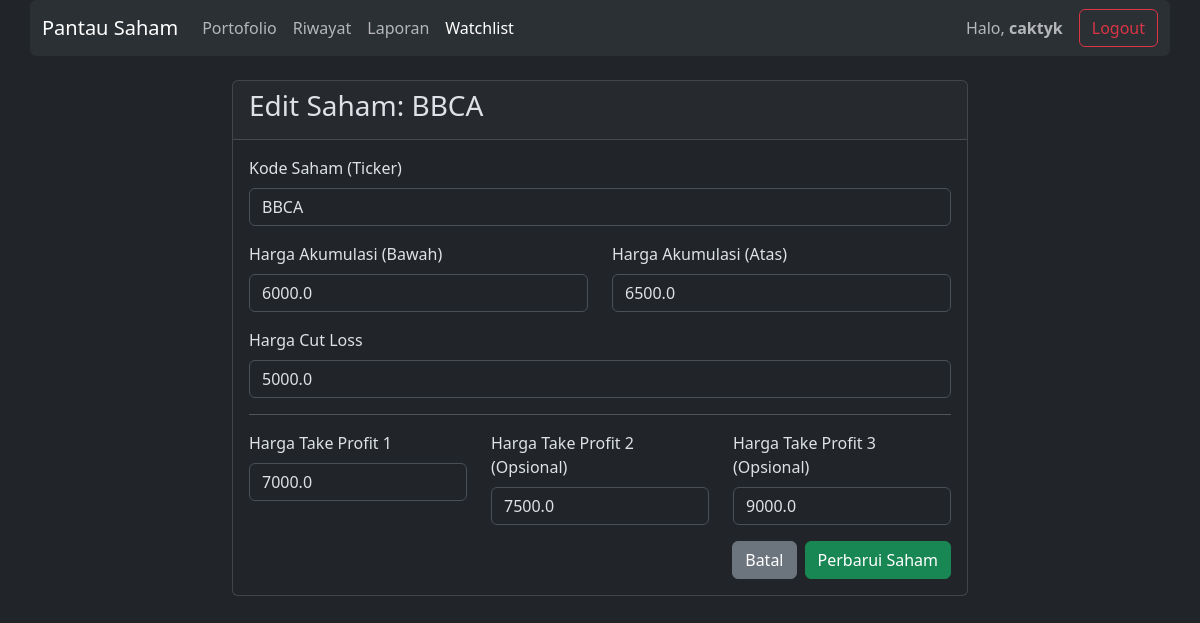
The page /edit-saham/1 (signed in) on the database its author committed.
### models.py (models this page shows)
class User(UserMixin, db.Model):
    id = db.Column(db.Integer, primary_key=True)
    username = db.Column(db.String(80), unique=True, nullable=False)
    password = db.Column(db.String(200), nullable=False)

class Stock(db.Model):
    id = db.Column(db.Integer, primary_key=True)
    user_id = db.Column(db.Integer, db.ForeignKey('user.id'), nullable=False)
    ticker = db.Column(db.String(10), nullable=False)
    harga_akumulasi_bawah = db.Column(db.Float, nullable=False)
    harga_akumulasi_atas = db.Column(db.Float, nullable=False)
    harga_cut_loss = db.Column(db.Float, nullable=False)
    harga_take_profit_1 = db.Column(db.Float, nullable=False)
    harga_take_profit_2 = db.Column(db.Float, nullable=True)
    harga_take_profit_3 = db.Column(db.Float, nullable=True)
    tanggal_cut_loss = db.Column(db.Date, nullable=True)
    tanggal_tp_1 = db.Column(db.Date, nullable=True)
    tanggal_tp_2 = db.Column(db.Date, nullable=True)
    tanggal_tp_3 = db.Column(db.Date, nullable=True)

### app.py (the view, shortened to what this page needs)
@app.route('/edit-saham/<int:stock_id>', methods=['GET', 'POST'])
@login_required
def edit_saham(stock_id):
    stock = Stock.query.get_or_404(stock_id)
    if stock.user_id != current_user.id: return redirect(url_for('watchlist'))
    return render_template('edit_saham.html', stock=stock)

### app.py (called while the page is built)
@login_manager.user_loader
def load_user(user_id):
    return User.query.get(int(user_id))

### templates/edit_saham.html (shortened to what this page needs)
{% extends "base.html" %}
{% block content %}
<div class="row justify-content-center">
    <div class="col-md-8">
        <div class="card">
            <div class="card-header">
                <h3>Edit Saham: {{ stock.ticker }}</h3>
            </div>
            <div class="card-body">
                <form method="POST">
                    <div class="mb-3">
                        <label for="ticker" class="form-label">Kode Saham (Ticker)</label>
                        <input type="text" class="form-control" id="ticker" name="ticker" value="{{ stock.ticker }}" required style="text-transform:uppercase">
                    </div>
                    <div class="row mb-3">
                        <div class="col">
                            <label for="harga_akumulasi_bawah" class="form-label">Harga Akumulasi (Bawah)</label>
                            <input type="number" step="any" class="form-control" id="harga_akumulasi_bawah" name="harga_akumulasi_bawah" value="{{ stock.harga_akumulasi_bawah }}" required>
                        </div>
                        <div class="col">
                            <label for="harga_akumulasi_atas" class="form-label">Harga Akumulasi (Atas)</label>
                            <input type="number" step="any" class="form-control" id="harga_akumulasi_atas" name="harga_akumulasi_atas" value="{{ stock.harga_akumulasi_atas }}" required>
                        </div>
                    </div>
                    <div class="mb-3">
                        <label for="harga_cut_loss" class="form-label">Harga Cut Loss</label>
                        <input type="number" step="any" class="form-control" id="harga_cut_loss" name="harga_cut_loss" value="{{ stock.harga_cut_loss }}" required>
                    </div>
                    <hr>
                    <div class="row mb-3">
                        <div class="col">
                            <label for="harga_take_profit_1" class="form-label">Harga Take Profit 1</label>
                            <input type="number" step="any" class="form-control" id="harga_take_profit_1" name="harga_take_profit_1" value="{{ stock.harga_take_profit_1 }}" required>
                        </div>
                        <div class="col">
                            <label for="harga_take_profit_2" class="form-label">Harga Take Profit 2 (Opsional)</label>
                            <input type="number" step="any" class="form-control" id="harga_take_profit_2" name="harga_take_profit_2" value="{{ stock.harga_take_profit_2 or '' }}">
                        </div>
                         <div class="col">
                            <label for="harga_take_profit_3" class="form-label">Harga Take Profit 3 (Opsional)</label>
                            <input type="number" step="any" class="form-control" id="harga_take_profit_3" name="harga_take_profit_3" value="{{ stock.harga_take_profit_3 or '' }}">
                        </div>
                    </div>
                    <div class="d-flex justify-content-end gap-2">
                        <a href="{{ url_for('dashboard') }}" class="btn btn-secondary">Batal</a>
                        <button type="submit" class="btn btn-success">Perbarui Saham</button>
                    </div>
                </form>
            </div>
        </div>
    </div>
</div>
{% endblock %}

### templates/base.html (shortened to what this page needs)
<!doctype html>
<html lang="en" data-bs-theme="dark">
<head>
    <link href="https://cdn.jsdelivr.net/npm/bootstrap@5.3.3/dist/css/bootstrap.min.css" rel="stylesheet">
</head>
<body>
    {% if current_user.is_authenticated %}
    <nav class="navbar navbar-expand-lg bg-body-tertiary rounded mb-4 container">
      <div class="container-fluid">
        <a class="navbar-brand" href="{{ url_for('portfolio') }}">Pantau Saham</a>
        <div class="collapse navbar-collapse" id="navbarNav">
          <ul class="navbar-nav me-auto mb-2 mb-lg-0">
            <li class="nav-item">
                <a class="nav-link {% if request.endpoint == 'portfolio' %}active{% endif %}" href="{{ url_for('portfolio') }}">Portofolio</a>
            </li>
            <li class="nav-item">
                <a class="nav-link {% if 'riwayat' in request.endpoint %}active{% endif %}" href="{{ url_for('riwayat_transaksi') }}">Riwayat</a>
            </li>
            <li class="nav-item">
                <a class="nav-link {% if request.endpoint == 'laporan' %}active{% endif %}" href="{{ url_for('laporan') }}">Laporan</a>
            </li>
            <li class="nav-item">
                <a class="nav-link {% if 'watchlist' in request.endpoint or 'saham' in request.endpoint %}active{% endif %}" href="{{ url_for('watchlist') }}">Watchlist</a>
            </li>
          </ul>
          <span class="navbar-text me-3">Halo, <strong>{{ current_user.username }}</strong></span>
          <a href="{{ url_for('logout') }}" class="btn btn-outline-danger">Logout</a>
        </div>
      </div>
    </nav>
    {% endif %}
    <div class="container mt-4">
      {% block content %}{% endblock %}
    </div>
</body>
</html>

### rows shown on the page
User: username "caktyk"
Stock: ticker "BBCA", harga_akumulasi_bawah "6000.0", harga_akumulasi_atas "6500.0", harga_cut_loss "5000.0", harga_take_profit_1 "7000.0", harga_take_profit_2 "7500.0", harga_take_profit_3 "9000.0"
